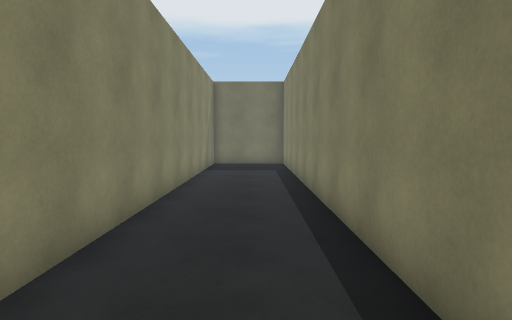
[1] (above)

12 first-person views from a walk through a 3-D level made in the Unity game engine. The camera is 1.5 m above the floor, tilts 4° down and sees 75° across. The floor is counted in squares, 1 m on a side. Each view is taken from the middle of a square. On the plan, view 1 faces up. The plan holds only what a view shows up to about 15 squares ahead; the rest is blank. The place goes on beyond the plan. Door leaves are left out, so doorways stand open.

[2]
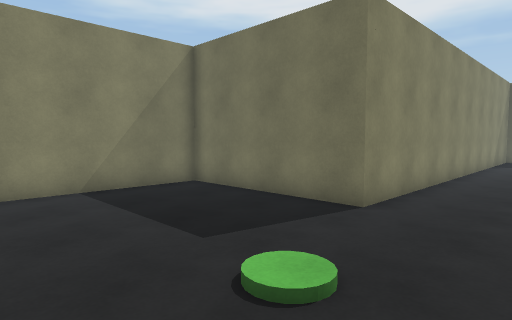

[3]
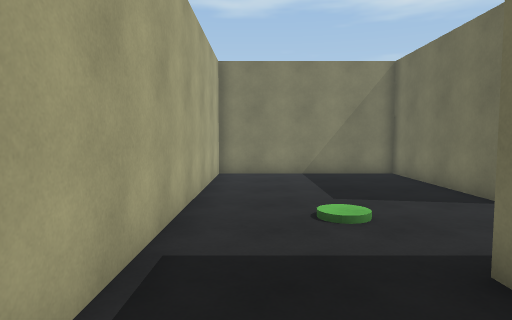

[4]
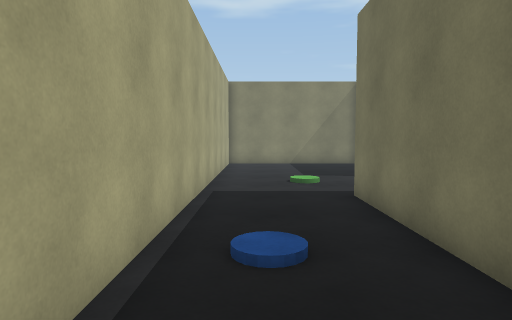

[5]
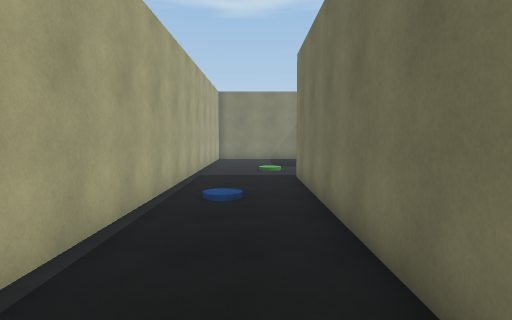

[6]
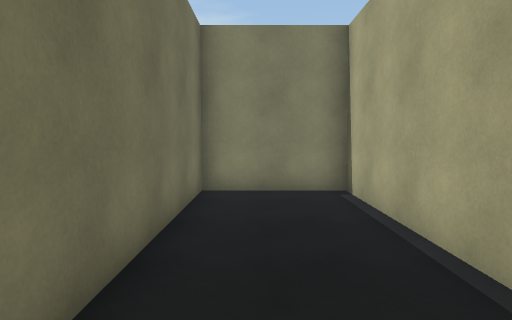

[7]
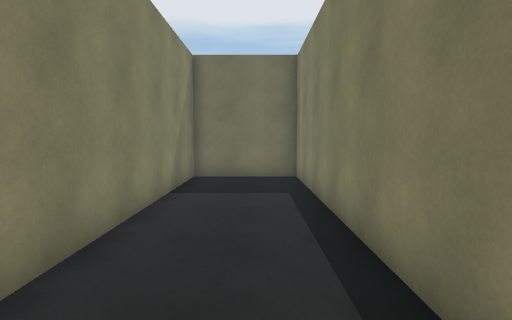

[8]
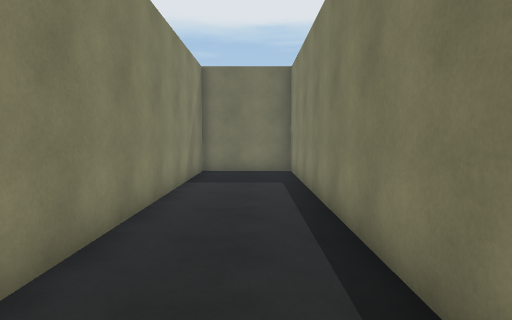

[9]
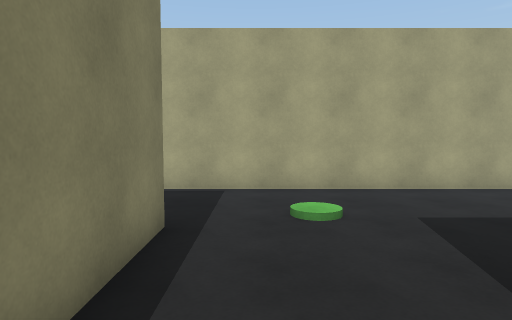

[10]
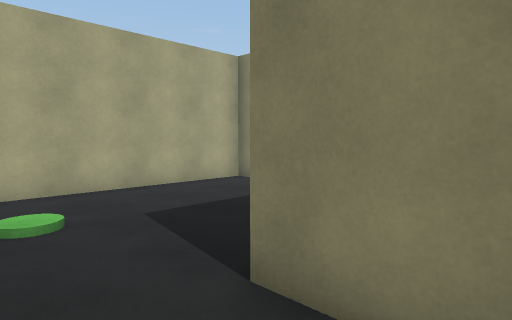

[11]
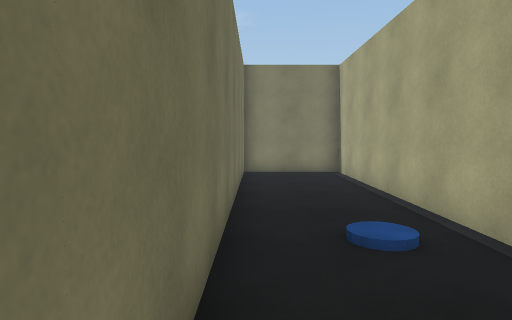

[12]
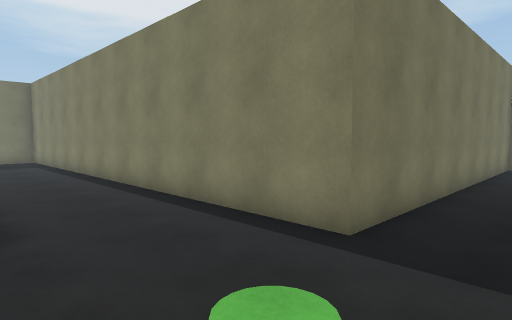

### Floor plan
Points are (right, up) in squares from view 1. A wall is a line through its corners. A room is listed if a view was taken in it or the views show most of it. See-through windows are left out.
Room 1 (views 1, 2, 11, 12)
walls: (-2.3, 1.6) (-8.5, 1.6) (-8.5, -5.5) (2, -5.5); (1.5, -1.5) (1.5, 2)
ways out: open door at (2, -3.5) to room 2; open door at (-0.5, 2) to room 3
objects: green cylinder (-1, -2)
Room 2 (views 3, 4, 5, 6)
walls: (2, -5.5) (15.2, -5.5) (15.2, -1.5) (1.5, -1.5)
ways out: open door at (2, -3.5) to room 1
objects: blue cylinder (6, -4)
Room 3 (views 7, 8, 9, 10)
walls: (1.5, 2) (1.5, 18.5) (-2.3, 18.5) (-2.3, 1.6)
ways out: open door at (-0.5, 2) to room 1

Where each view was taken, in squares from view 1:
view 1: 0 up, 0 right, facing up
view 2: 5 down, 1 right, facing up-left
view 3: 4 down, 5 right, facing left
view 4: 4 down, 10 right, facing left
view 5: 3 down, 14 right, facing left
view 6: 3 down, 6 right, facing right
view 7: 6 up, 0 right, facing up
view 8: 4 up, 0 right, facing up
view 9: 4 up, 0 right, facing down
view 10: 4 up, 0 right, facing down-left
view 11: 2 down, 1 right, facing right
view 12: 4 down, 3 left, facing up-right
